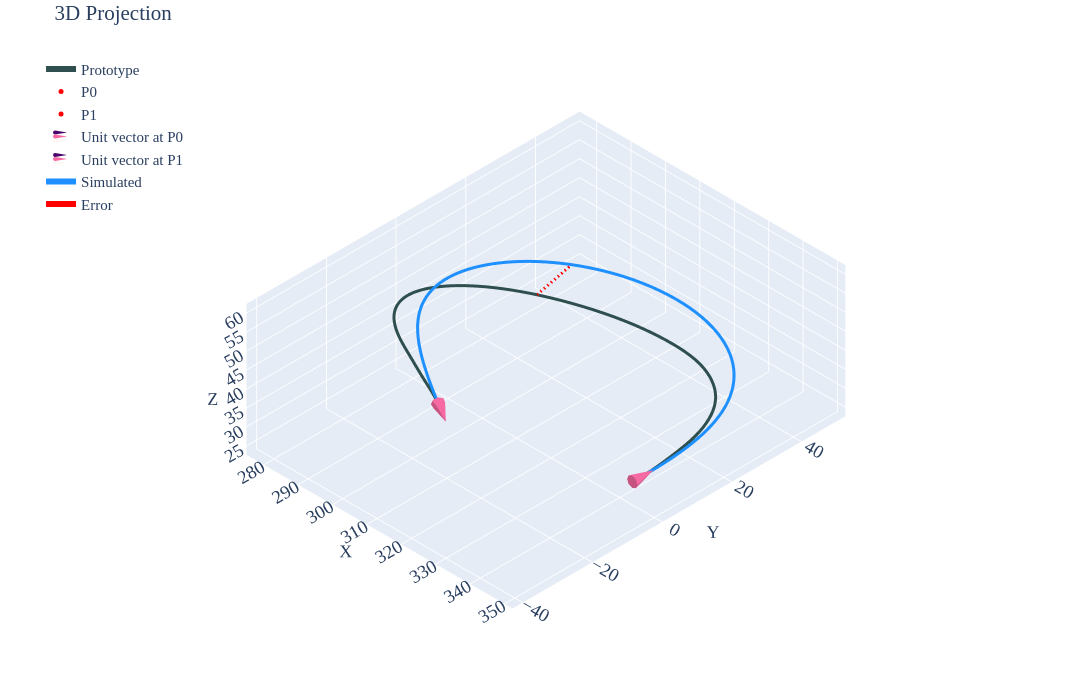

Here is the notebook cell this chart was saved with:
### Code cell
#| label: p1c1

gravity_looper(psit=1,case=1,density=1.353e-6,pfix='density-sens\\density-110-1353\\')
